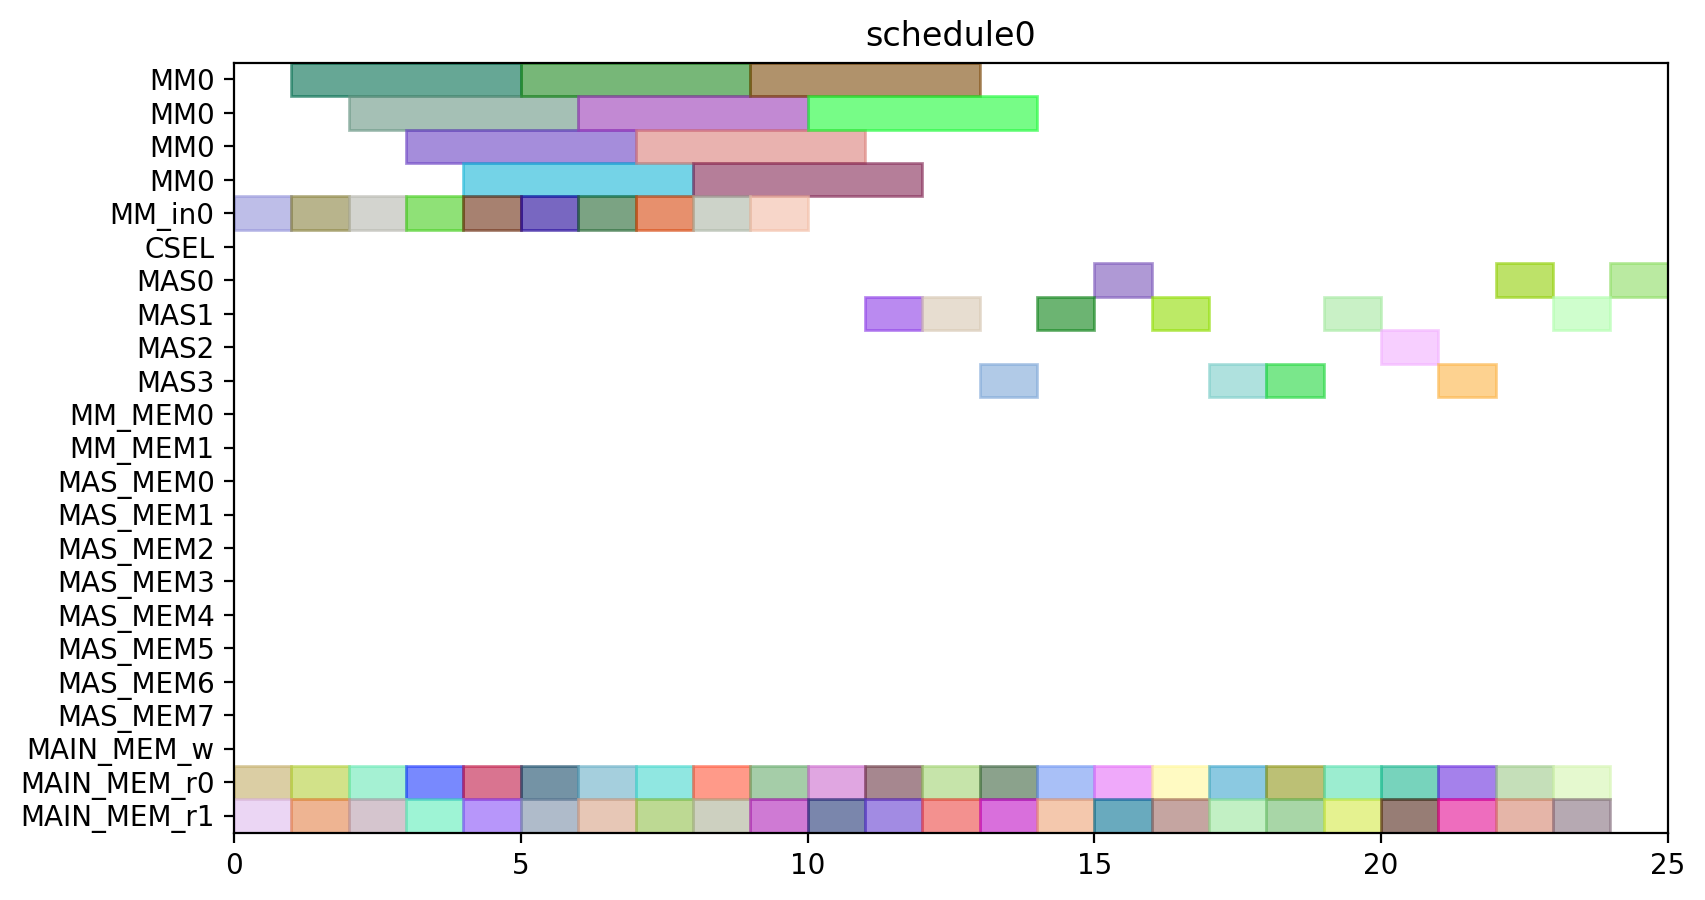

Recreate this plot in Python.
from pyschedule import Scenario, solvers, plotters, alt


def solve():
	horizon = 120
	S = Scenario("schedule0", horizon=horizon)

	# resource
	MM = S.Resources('MM', num=1, size=4)
	MM_in = S.Resources('MM_in', num=1)
	CSEL = S.Resource('CSEL')
	MAS = S.Resources('MAS', num=4, size=1, periods=range(1, horizon))
	MM_MEM = S.Resources('MM_MEM', num=2)
	MAS_MEM = S.Resources('MAS_MEM', num=8)
	MAIN_MEM_w = S.Resource('MAIN_MEM_w', size=1)
	MAIN_MEM_r = S.Resources('MAIN_MEM_r', num=2)

	# result of previous scheduling

	# new tasks
	t0_t0 = S.Task('t0_t0', length=1, delay_cost=1)
	t0_t0 += alt(MAS)
	t0_t0_mem0 = S.Task('t0_t0_mem0', length=1, delay_cost=1)
	t0_t0_mem0 += MAIN_MEM_r[0]
	S += t0_t0_mem0 <= t0_t0

	t0_t0_mem1 = S.Task('t0_t0_mem1', length=1, delay_cost=1)
	t0_t0_mem1 += MAIN_MEM_r[1]
	S += t0_t0_mem1 <= t0_t0

	t0_t1 = S.Task('t0_t1', length=1, delay_cost=1)
	t0_t1 += alt(MAS)
	t0_t1_mem0 = S.Task('t0_t1_mem0', length=1, delay_cost=1)
	t0_t1_mem0 += MAIN_MEM_r[0]
	S += t0_t1_mem0 <= t0_t1

	t0_t1_mem1 = S.Task('t0_t1_mem1', length=1, delay_cost=1)
	t0_t1_mem1 += MAIN_MEM_r[1]
	S += t0_t1_mem1 <= t0_t1

	t0_t3 = S.Task('t0_t3', length=4, delay_cost=1)
	t0_t3 += alt(MM)
	t0_t3_in = S.Task('t0_t3_in', length=1, delay_cost=1)
	t0_t3_in += alt(MM_in)
	S += t0_t3_in*MM_in[0]<=t0_t3*MM[0]
	t0_t3_mem0 = S.Task('t0_t3_mem0', length=1, delay_cost=1)
	t0_t3_mem0 += MAIN_MEM_r[0]
	S += t0_t3_mem0 <= t0_t3

	t0_t3_mem1 = S.Task('t0_t3_mem1', length=1, delay_cost=1)
	t0_t3_mem1 += MAIN_MEM_r[1]
	S += t0_t3_mem1 <= t0_t3

	t10 = S.Task('t10', length=1, delay_cost=1)
	t10 += alt(MAS)
	t10_mem0 = S.Task('t10_mem0', length=1, delay_cost=1)
	t10_mem0 += MAIN_MEM_r[0]
	S += t10_mem0 <= t10

	t10_mem1 = S.Task('t10_mem1', length=1, delay_cost=1)
	t10_mem1 += MAIN_MEM_r[1]
	S += t10_mem1 <= t10

	t11 = S.Task('t11', length=1, delay_cost=1)
	t11 += alt(MAS)
	t11_mem0 = S.Task('t11_mem0', length=1, delay_cost=1)
	t11_mem0 += MAIN_MEM_r[0]
	S += t11_mem0 <= t11

	t11_mem1 = S.Task('t11_mem1', length=1, delay_cost=1)
	t11_mem1 += MAIN_MEM_r[1]
	S += t11_mem1 <= t11

	t3_t0 = S.Task('t3_t0', length=4, delay_cost=1)
	t3_t0 += alt(MM)
	t3_t0_in = S.Task('t3_t0_in', length=1, delay_cost=1)
	t3_t0_in += alt(MM_in)
	S += t3_t0_in*MM_in[0]<=t3_t0*MM[0]
	t3_t0_mem0 = S.Task('t3_t0_mem0', length=1, delay_cost=1)
	t3_t0_mem0 += MAIN_MEM_r[0]
	S += t3_t0_mem0 <= t3_t0

	t3_t0_mem1 = S.Task('t3_t0_mem1', length=1, delay_cost=1)
	t3_t0_mem1 += MAIN_MEM_r[1]
	S += t3_t0_mem1 <= t3_t0

	t3_t1 = S.Task('t3_t1', length=4, delay_cost=1)
	t3_t1 += alt(MM)
	t3_t1_in = S.Task('t3_t1_in', length=1, delay_cost=1)
	t3_t1_in += alt(MM_in)
	S += t3_t1_in*MM_in[0]<=t3_t1*MM[0]
	t3_t1_mem0 = S.Task('t3_t1_mem0', length=1, delay_cost=1)
	t3_t1_mem0 += MAIN_MEM_r[0]
	S += t3_t1_mem0 <= t3_t1

	t3_t1_mem1 = S.Task('t3_t1_mem1', length=1, delay_cost=1)
	t3_t1_mem1 += MAIN_MEM_r[1]
	S += t3_t1_mem1 <= t3_t1

	t3_t2 = S.Task('t3_t2', length=1, delay_cost=1)
	t3_t2 += alt(MAS)
	t3_t2_mem0 = S.Task('t3_t2_mem0', length=1, delay_cost=1)
	t3_t2_mem0 += MAIN_MEM_r[0]
	S += t3_t2_mem0 <= t3_t2

	t3_t2_mem1 = S.Task('t3_t2_mem1', length=1, delay_cost=1)
	t3_t2_mem1 += MAIN_MEM_r[1]
	S += t3_t2_mem1 <= t3_t2

	t3_t3 = S.Task('t3_t3', length=1, delay_cost=1)
	t3_t3 += alt(MAS)
	t3_t3_mem0 = S.Task('t3_t3_mem0', length=1, delay_cost=1)
	t3_t3_mem0 += MAIN_MEM_r[0]
	S += t3_t3_mem0 <= t3_t3

	t3_t3_mem1 = S.Task('t3_t3_mem1', length=1, delay_cost=1)
	t3_t3_mem1 += MAIN_MEM_r[1]
	S += t3_t3_mem1 <= t3_t3

	t4_t0 = S.Task('t4_t0', length=1, delay_cost=1)
	t4_t0 += alt(MAS)
	t4_t0_mem0 = S.Task('t4_t0_mem0', length=1, delay_cost=1)
	t4_t0_mem0 += MAIN_MEM_r[0]
	S += t4_t0_mem0 <= t4_t0

	t4_t0_mem1 = S.Task('t4_t0_mem1', length=1, delay_cost=1)
	t4_t0_mem1 += MAIN_MEM_r[1]
	S += t4_t0_mem1 <= t4_t0

	t4_t1 = S.Task('t4_t1', length=1, delay_cost=1)
	t4_t1 += alt(MAS)
	t4_t1_mem0 = S.Task('t4_t1_mem0', length=1, delay_cost=1)
	t4_t1_mem0 += MAIN_MEM_r[0]
	S += t4_t1_mem0 <= t4_t1

	t4_t1_mem1 = S.Task('t4_t1_mem1', length=1, delay_cost=1)
	t4_t1_mem1 += MAIN_MEM_r[1]
	S += t4_t1_mem1 <= t4_t1

	t4_t3 = S.Task('t4_t3', length=4, delay_cost=1)
	t4_t3 += alt(MM)
	t4_t3_in = S.Task('t4_t3_in', length=1, delay_cost=1)
	t4_t3_in += alt(MM_in)
	S += t4_t3_in*MM_in[0]<=t4_t3*MM[0]
	t4_t3_mem0 = S.Task('t4_t3_mem0', length=1, delay_cost=1)
	t4_t3_mem0 += MAIN_MEM_r[0]
	S += t4_t3_mem0 <= t4_t3

	t4_t3_mem1 = S.Task('t4_t3_mem1', length=1, delay_cost=1)
	t4_t3_mem1 += MAIN_MEM_r[1]
	S += t4_t3_mem1 <= t4_t3

	t5_t0 = S.Task('t5_t0', length=4, delay_cost=1)
	t5_t0 += alt(MM)
	t5_t0_in = S.Task('t5_t0_in', length=1, delay_cost=1)
	t5_t0_in += alt(MM_in)
	S += t5_t0_in*MM_in[0]<=t5_t0*MM[0]
	t5_t0_mem0 = S.Task('t5_t0_mem0', length=1, delay_cost=1)
	t5_t0_mem0 += MAIN_MEM_r[0]
	S += t5_t0_mem0 <= t5_t0

	t5_t0_mem1 = S.Task('t5_t0_mem1', length=1, delay_cost=1)
	t5_t0_mem1 += MAIN_MEM_r[1]
	S += t5_t0_mem1 <= t5_t0

	t5_t1 = S.Task('t5_t1', length=4, delay_cost=1)
	t5_t1 += alt(MM)
	t5_t1_in = S.Task('t5_t1_in', length=1, delay_cost=1)
	t5_t1_in += alt(MM_in)
	S += t5_t1_in*MM_in[0]<=t5_t1*MM[0]
	t5_t1_mem0 = S.Task('t5_t1_mem0', length=1, delay_cost=1)
	t5_t1_mem0 += MAIN_MEM_r[0]
	S += t5_t1_mem0 <= t5_t1

	t5_t1_mem1 = S.Task('t5_t1_mem1', length=1, delay_cost=1)
	t5_t1_mem1 += MAIN_MEM_r[1]
	S += t5_t1_mem1 <= t5_t1

	t5_t2 = S.Task('t5_t2', length=1, delay_cost=1)
	t5_t2 += alt(MAS)
	t5_t2_mem0 = S.Task('t5_t2_mem0', length=1, delay_cost=1)
	t5_t2_mem0 += MAIN_MEM_r[0]
	S += t5_t2_mem0 <= t5_t2

	t5_t2_mem1 = S.Task('t5_t2_mem1', length=1, delay_cost=1)
	t5_t2_mem1 += MAIN_MEM_r[1]
	S += t5_t2_mem1 <= t5_t2

	t5_t3 = S.Task('t5_t3', length=1, delay_cost=1)
	t5_t3 += alt(MAS)
	t5_t3_mem0 = S.Task('t5_t3_mem0', length=1, delay_cost=1)
	t5_t3_mem0 += MAIN_MEM_r[0]
	S += t5_t3_mem0 <= t5_t3

	t5_t3_mem1 = S.Task('t5_t3_mem1', length=1, delay_cost=1)
	t5_t3_mem1 += MAIN_MEM_r[1]
	S += t5_t3_mem1 <= t5_t3

	t6_t0 = S.Task('t6_t0', length=4, delay_cost=1)
	t6_t0 += alt(MM)
	t6_t0_in = S.Task('t6_t0_in', length=1, delay_cost=1)
	t6_t0_in += alt(MM_in)
	S += t6_t0_in*MM_in[0]<=t6_t0*MM[0]
	t6_t0_mem0 = S.Task('t6_t0_mem0', length=1, delay_cost=1)
	t6_t0_mem0 += MAIN_MEM_r[0]
	S += t6_t0_mem0 <= t6_t0

	t6_t0_mem1 = S.Task('t6_t0_mem1', length=1, delay_cost=1)
	t6_t0_mem1 += MAIN_MEM_r[1]
	S += t6_t0_mem1 <= t6_t0

	t6_t1 = S.Task('t6_t1', length=4, delay_cost=1)
	t6_t1 += alt(MM)
	t6_t1_in = S.Task('t6_t1_in', length=1, delay_cost=1)
	t6_t1_in += alt(MM_in)
	S += t6_t1_in*MM_in[0]<=t6_t1*MM[0]
	t6_t1_mem0 = S.Task('t6_t1_mem0', length=1, delay_cost=1)
	t6_t1_mem0 += MAIN_MEM_r[0]
	S += t6_t1_mem0 <= t6_t1

	t6_t1_mem1 = S.Task('t6_t1_mem1', length=1, delay_cost=1)
	t6_t1_mem1 += MAIN_MEM_r[1]
	S += t6_t1_mem1 <= t6_t1

	t6_t2 = S.Task('t6_t2', length=1, delay_cost=1)
	t6_t2 += alt(MAS)
	t6_t2_mem0 = S.Task('t6_t2_mem0', length=1, delay_cost=1)
	t6_t2_mem0 += MAIN_MEM_r[0]
	S += t6_t2_mem0 <= t6_t2

	t6_t2_mem1 = S.Task('t6_t2_mem1', length=1, delay_cost=1)
	t6_t2_mem1 += MAIN_MEM_r[1]
	S += t6_t2_mem1 <= t6_t2

	t6_t3 = S.Task('t6_t3', length=1, delay_cost=1)
	t6_t3 += alt(MAS)
	t6_t3_mem0 = S.Task('t6_t3_mem0', length=1, delay_cost=1)
	t6_t3_mem0 += MAIN_MEM_r[0]
	S += t6_t3_mem0 <= t6_t3

	t6_t3_mem1 = S.Task('t6_t3_mem1', length=1, delay_cost=1)
	t6_t3_mem1 += MAIN_MEM_r[1]
	S += t6_t3_mem1 <= t6_t3

	t7_t0 = S.Task('t7_t0', length=4, delay_cost=1)
	t7_t0 += alt(MM)
	t7_t0_in = S.Task('t7_t0_in', length=1, delay_cost=1)
	t7_t0_in += alt(MM_in)
	S += t7_t0_in*MM_in[0]<=t7_t0*MM[0]
	t7_t0_mem0 = S.Task('t7_t0_mem0', length=1, delay_cost=1)
	t7_t0_mem0 += MAIN_MEM_r[0]
	S += t7_t0_mem0 <= t7_t0

	t7_t0_mem1 = S.Task('t7_t0_mem1', length=1, delay_cost=1)
	t7_t0_mem1 += MAIN_MEM_r[1]
	S += t7_t0_mem1 <= t7_t0

	t7_t1 = S.Task('t7_t1', length=4, delay_cost=1)
	t7_t1 += alt(MM)
	t7_t1_in = S.Task('t7_t1_in', length=1, delay_cost=1)
	t7_t1_in += alt(MM_in)
	S += t7_t1_in*MM_in[0]<=t7_t1*MM[0]
	t7_t1_mem0 = S.Task('t7_t1_mem0', length=1, delay_cost=1)
	t7_t1_mem0 += MAIN_MEM_r[0]
	S += t7_t1_mem0 <= t7_t1

	t7_t1_mem1 = S.Task('t7_t1_mem1', length=1, delay_cost=1)
	t7_t1_mem1 += MAIN_MEM_r[1]
	S += t7_t1_mem1 <= t7_t1

	t7_t2 = S.Task('t7_t2', length=1, delay_cost=1)
	t7_t2 += alt(MAS)
	t7_t2_mem0 = S.Task('t7_t2_mem0', length=1, delay_cost=1)
	t7_t2_mem0 += MAIN_MEM_r[0]
	S += t7_t2_mem0 <= t7_t2

	t7_t2_mem1 = S.Task('t7_t2_mem1', length=1, delay_cost=1)
	t7_t2_mem1 += MAIN_MEM_r[1]
	S += t7_t2_mem1 <= t7_t2

	t7_t3 = S.Task('t7_t3', length=1, delay_cost=1)
	t7_t3 += alt(MAS)
	t7_t3_mem0 = S.Task('t7_t3_mem0', length=1, delay_cost=1)
	t7_t3_mem0 += MAIN_MEM_r[0]
	S += t7_t3_mem0 <= t7_t3

	t7_t3_mem1 = S.Task('t7_t3_mem1', length=1, delay_cost=1)
	t7_t3_mem1 += MAIN_MEM_r[1]
	S += t7_t3_mem1 <= t7_t3

	solvers.mip.solve(S,msg=1,kind='CPLEX',ratio_gap=1.01)

	solution = [['hoge']*len(S.solution()[1]) for i in range(len(S.solution()))]
	for i in range(len(S.solution())):
		for j in range(len(S.solution()[i])):
			solution[i][j]=str(S.solution()[i][j])
	print(solution)

	cycles = int(solution[-1][3])

	pic_file_name = "/home/mfukuda/ABE/multiRAM_multiMAS_16mux/scheduling_result/stage4MM1_stage1MAS4/SQR012345/schedule0.png"
	if(S.solution() != []):
		plotters.matplotlib.plot(S,img_filename=pic_file_name, show_task_labels=False, fig_size=(cycles*0.25+3, 5))

	return solution
